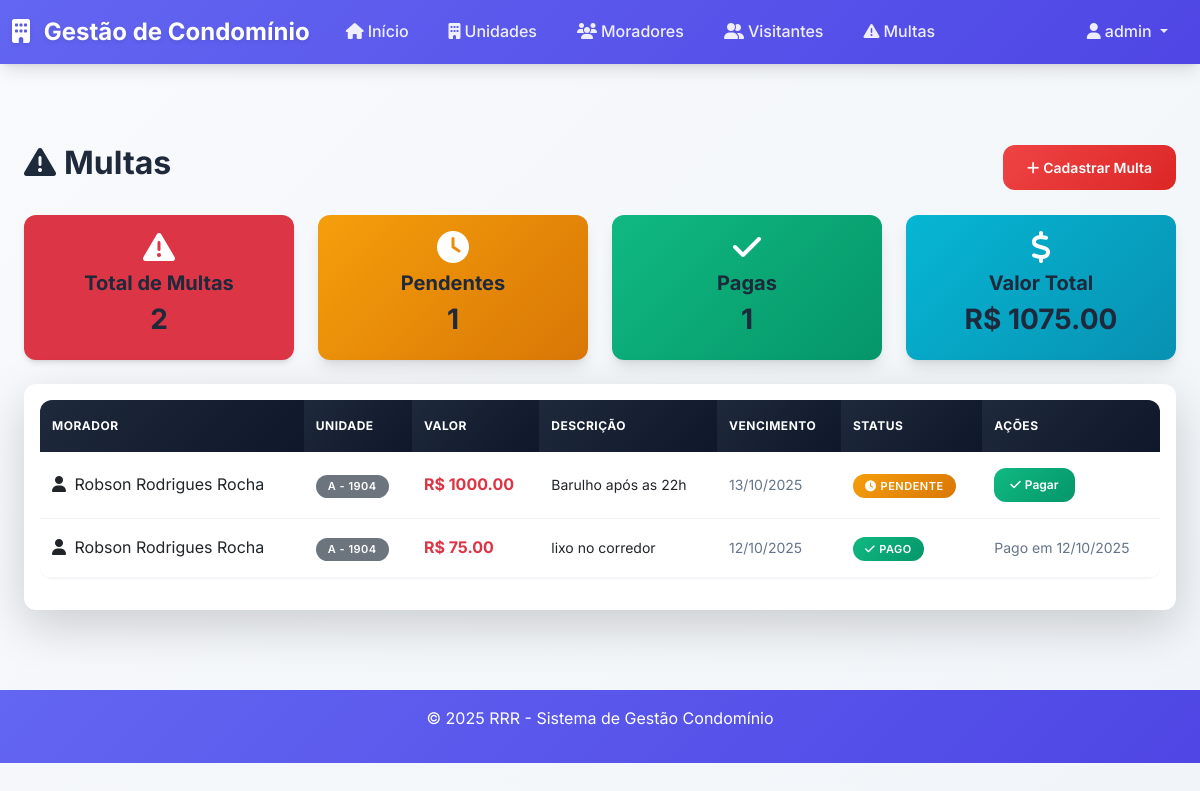
The page /multas (signed in) on the database its author committed.
### app.py (models this page shows)
class Multa(db.Model):
    id = db.Column(db.Integer, primary_key=True)
    morador_id = db.Column(db.Integer, db.ForeignKey('morador.id'), nullable=False)
    valor = db.Column(db.Float, nullable=False)
    descricao = db.Column(db.Text, nullable=False)
    data_vencimento = db.Column(db.Date, nullable=False)
    data_pagamento = db.Column(db.Date, nullable=True)
    status = db.Column(db.String(20), default='Pendente')
    data_cadastro = db.Column(db.DateTime, default=datetime.utcnow)
    morador = db.relationship('Morador', backref='multas')

class Morador(db.Model):
    id = db.Column(db.Integer, primary_key=True)
    nome = db.Column(db.String(100), nullable=False)
    cpf = db.Column(db.String(14), nullable=False, unique=True)
    telefone = db.Column(db.String(15), nullable=False)
    email = db.Column(db.String(100), nullable=False)
    tipo = db.Column(db.String(20), nullable=False)
    unidade_id = db.Column(db.Integer, db.ForeignKey('unidade.id'), nullable=False)
    data_cadastro = db.Column(db.DateTime, default=datetime.utcnow)

class Unidade(db.Model):
    id = db.Column(db.Integer, primary_key=True)
    numero = db.Column(db.String(10), nullable=False, unique=True)
    bloco = db.Column(db.String(10), nullable=False)
    tipo = db.Column(db.String(20), nullable=False)
    vagas_garagem = db.Column(db.Integer, default=0)
    data_cadastro = db.Column(db.DateTime, default=datetime.utcnow)
    moradores = db.relationship('Morador', backref='unidade', lazy=True)

### app.py (the view)
@app.route('/multas')
@login_required
def listar_multas():
    usuario = Usuario.query.get(session['user_id'])
    if usuario.tipo == 'Admin':
        multas = Multa.query.order_by(Multa.data_vencimento.desc()).all()
    else:
        multas = Multa.query.filter_by(morador_id=usuario.morador_id).order_by(Multa.data_vencimento.desc()).all()
    return render_template('multas.html', multas=multas)

### app.py (called while the page is built)
def login_required(f):
    from functools import wraps
    @wraps(f)
    def decorated_function(*args, **kwargs):
        if 'user_id' not in session:
            return redirect(url_for('login'))
        return f(*args, **kwargs)
    return decorated_function

### templates/multas.html (shortened to what this page needs)
{% extends "base.html" %}
{% block content %}
<div class="container mt-4">
    <div class="d-flex justify-content-between align-items-center mb-4">
        <h2>
            <i class="fas fa-exclamation-triangle me-2"></i>Multas
        </h2>
        {% if session.tipo == 'Admin' %}
        <a href="{{ url_for('cadastrar_multa') }}" class="btn btn-danger">
            <i class="fas fa-plus me-1"></i>Cadastrar Multa
        </a>
        {% endif %}
    </div>
    <div class="row mb-4">
        <div class="col-md-3">
            <div class="card bg-danger text-white">
                <div class="card-body text-center">
                    <i class="fas fa-exclamation-triangle fa-2x mb-2"></i>
                    <h5>Total de Multas</h5>
                    <h3>{{ multas|length }}</h3>
                </div>
            </div>
        </div>
        <div class="col-md-3">
            <div class="card bg-warning text-white">
                <div class="card-body text-center">
                    <i class="fas fa-clock fa-2x mb-2"></i>
                    <h5>Pendentes</h5>
                    <h3>{{ multas|selectattr('status', 'equalto', 'Pendente')|list|length }}</h3>
                </div>
            </div>
        </div>
        <div class="col-md-3">
            <div class="card bg-success text-white">
                <div class="card-body text-center">
                    <i class="fas fa-check fa-2x mb-2"></i>
                    <h5>Pagas</h5>
                    <h3>{{ multas|selectattr('status', 'equalto', 'Pago')|list|length }}</h3>
                </div>
            </div>
        </div>
        <div class="col-md-3">
            <div class="card bg-info text-white">
                <div class="card-body text-center">
                    <i class="fas fa-dollar-sign fa-2x mb-2"></i>
                    <h5>Valor Total</h5>
                    <h3>R$ {{ "%.2f"|format(multas|sum(attribute='valor')) }}</h3>
                </div>
            </div>
        </div>
    </div>
    <div class="card shadow-lg border-0">
        <div class="card-body">
            <div class="table-responsive">
                <table class="table table-hover">
                    <thead class="table-danger">
                        <tr>
                            <th>Morador</th>
                            <th>Unidade</th>
                            <th>Valor</th>
                            <th>Descrição</th>
                            <th>Vencimento</th>
                            <th>Status</th>
                            <th>Ações</th>
                        </tr>
                    </thead>
                    <tbody>
                        {% for multa in multas %}
                        <tr>
                            <td>
                                <i class="fas fa-user me-1"></i>
                                {{ multa.morador.nome }}
                            </td>
                            <td>
                                <span class="badge bg-secondary">
                                    {{ multa.morador.unidade.bloco }} - {{ multa.morador.unidade.numero }}
                                </span>
                            </td>
                            <td>
                                <strong class="text-danger">R$ {{ "%.2f"|format(multa.valor) }}</strong>
                            </td>
                            <td>
                                <small>{{ multa.descricao[:50] }}{% if multa.descricao|length > 50 %}...{% endif %}</small>
                            </td>
                            <td>
                                <small class="text-muted">
                                    {{ multa.data_vencimento.strftime('%d/%m/%Y') }}
                                </small>
                            </td>
                            <td>
                                {% if multa.status == 'Pago' %}
                                <span class="badge bg-success">
                                    <i class="fas fa-check me-1"></i>Pago
                                </span>
                                {% else %}
                                <span class="badge bg-warning">
                                    <i class="fas fa-clock me-1"></i>Pendente
                                </span>
                                {% endif %}
                            </td>
                            <td>
                                {% if multa.status == 'Pago' %}
                                <small class="text-muted">
                                    Pago em {{ multa.data_pagamento.strftime('%d/%m/%Y') }}
                                </small>
                                {% elif session.tipo == 'Admin' %}
                                <form method="POST" action="{{ url_for('pagar_multa', multa_id=multa.id) }}" style="display: inline;">
                                    <button type="submit" class="btn btn-sm btn-success"
                                            onclick="return confirm('Marcar multa como paga?')">
                                        <i class="fas fa-check me-1"></i>Pagar
                                    </button>
                                </form>
                                {% else %}
                                <span class="text-muted">
                                    <i class="fas fa-clock me-1"></i>Pendente
                                </span>
                                {% endif %}
                            </td>
                        </tr>
                        {% endfor %}
                    </tbody>
                </table>
            </div>
        </div>
    </div>
</div>
{% endblock %}

### templates/base.html (shortened to what this page needs)
<!DOCTYPE html>
<html lang="pt-BR">
<head>
    <link href="https://cdn.jsdelivr.net/npm/bootstrap@5.3.0/dist/css/bootstrap.min.css" rel="stylesheet">
    <link href="https://cdnjs.cloudflare.com/ajax/libs/font-awesome/6.4.0/css/all.min.css" rel="stylesheet">
    <link href="{{ url_for('static', filename='css/style.css') }}" rel="stylesheet">
</head>
<body>
    <nav class="navbar navbar-expand-lg navbar-dark bg-primary">
        <div class="container">
            <a class="navbar-brand" href="{{ url_for('index') }}">
                <i class="fas fa-building me-2"></i>
                Gestão de Condomínio
            </a>
            <div class="collapse navbar-collapse" id="navbarNav">
                <ul class="navbar-nav me-auto">
                    {% if session.user_id %}
                    <li class="nav-item">
                        <a class="nav-link" href="{{ url_for('index') }}">
                            <i class="fas fa-home me-1"></i>Início
                        </a>
                    </li>
                    {% if session.tipo == 'Admin' %}
                    <li class="nav-item">
                        <a class="nav-link" href="{{ url_for('listar_unidades') }}">
                            <i class="fas fa-building me-1"></i>Unidades
                        </a>
                    </li>
                    <li class="nav-item">
                        <a class="nav-link" href="{{ url_for('listar_moradores') }}">
                            <i class="fas fa-users me-1"></i>Moradores
                        </a>
                    </li>
                    {% endif %}
                    <li class="nav-item">
                        <a class="nav-link" href="{{ url_for('listar_visitantes') }}">
                            <i class="fas fa-user-friends me-1"></i>Visitantes
                        </a>
                    </li>
                    <li class="nav-item">
                        <a class="nav-link" href="{{ url_for('listar_multas') }}">
                            <i class="fas fa-exclamation-triangle me-1"></i>Multas
                        </a>
                    </li>
                    {% endif %}
                </ul>
                <ul class="navbar-nav">
                    {% if session.user_id %}
                    <li class="nav-item dropdown">
                        <a class="nav-link dropdown-toggle" href="#" role="button" data-bs-toggle="dropdown">
                            <i class="fas fa-user me-1"></i>{{ session.username }}
                        </a>
                    </li>
                    {% else %}
                    <li class="nav-item">
                        <a class="nav-link" href="{{ url_for('login') }}">
                            <i class="fas fa-sign-in-alt me-1"></i>Login
                        </a>
                    </li>
                    {% endif %}
                </ul>
            </div>
        </div>
    </nav>
    <main class="container my-4">
        {% block content %}{% endblock %}
    </main>
    <footer class="text-center py-3 mt-5">
        <div class="container">
            <p>&copy; 2025 RRR - Sistema de Gestão Condomínio</p>
        </div>
    </footer>
</body>
</html>

### static/css/style.css (style rules this page uses)
:root { --primary-color: #6366f1; --primary-dark: #4f46e5; --success-color: #10b981; --success-dark: #059669; --info-color: #06b6d4; --warning-color: #f59e0b; --danger-color: #ef4444; --danger-dark: #dc2626; --light-color: #f8fafc; --dark-color: #1e293b; --gray-50: #f8fafc; --gray-100: #f1f5f9; --gray-200: #e2e8f0; --gray-300: #cbd5e1; --gray-400: #94a3b8; --gray-500: #64748b; --gray-600: #475569; --gray-700: #334155; --gray-800: #1e293b; --gray-900: #0f172a; --shadow-sm: 0 1px 2px 0 rgb(0 0 0 / 0.05); --shadow-md: 0 4px 6px -1px rgb(0 0 0 / 0.1), 0 2px 4px -2px rgb(0 0 0 / 0.1); --shadow-lg: 0 10px 15px -3px rgb(0 0 0 / 0.1), 0 4px 6px -4px rgb(0 0 0 / 0.1); --shadow-xl: 0 20px 25px -5px rgb(0 0 0 / 0.1), 0 8px 10px -6px rgb(0 0 0 / 0.1); --border-radius: 12px; --border-radius-lg: 16px; }
* { box-sizing: border-box; }
body { font-family: 'Inter', -apple-system, BlinkMacSystemFont, 'Segoe UI', Roboto, sans-serif; background: linear-gradient(135deg, var(--gray-50) 0%, var(--gray-100) 100%); color: var(--gray-800); line-height: 1.6; min-height: 100vh; }
.navbar { background: linear-gradient(135deg, var(--primary-color) 0%, var(--primary-dark) 100%) !important; backdrop-filter: blur(10px); box-shadow: var(--shadow-lg); border: none; position: relative !important; }
.navbar-brand { font-weight: 700; font-size: 1.5rem; color: white !important; text-shadow: 0 2px 4px rgba(0,0,0,0.1); }
.nav-link { color: rgba(255,255,255,0.9) !important; font-weight: 500; transition: all 0.3s ease; border-radius: 8px; margin: 0 4px; padding: 8px 16px !important; }
.card { border: none; border-radius: var(--border-radius); box-shadow: var(--shadow-md); transition: all 0.3s cubic-bezier(0.4, 0, 0.2, 1); background: white; overflow: hidden; }
.card.bg-primary, .card.bg-success, .card.bg-info, .card.bg-warning { border-radius: var(--border-radius); box-shadow: var(--shadow-lg); border: none; transition: all 0.3s cubic-bezier(0.4, 0, 0.2, 1); }
.card.bg-success { background: linear-gradient(135deg, var(--success-color) 0%, var(--success-dark) 100%) !important; }
.card.bg-info { background: linear-gradient(135deg, var(--info-color) 0%, #0891b2 100%) !important; }
.card.bg-warning { background: linear-gradient(135deg, var(--warning-color) 0%, #d97706 100%) !important; }
.btn { border-radius: var(--border-radius); font-weight: 600; padding: 12px 24px; font-size: 14px; transition: all 0.3s cubic-bezier(0.4, 0, 0.2, 1); border: none; position: relative; overflow: hidden; }
.btn::before { content: ''; position: absolute; top: 0; left: -100%; width: 100%; height: 100%; background: linear-gradient(90deg, transparent, rgba(255,255,255,0.2), transparent); transition: left 0.5s; }
.btn-success { background: linear-gradient(135deg, var(--success-color) 0%, var(--success-dark) 100%); }
.btn-danger { background: linear-gradient(135deg, var(--danger-color) 0%, var(--danger-dark) 100%); }
.table { border-radius: var(--border-radius); overflow: hidden; box-shadow: var(--shadow-sm); background: white; }
.table thead th { border: none; font-weight: 700; text-transform: uppercase; font-size: 12px; letter-spacing: 0.5px; background: linear-gradient(135deg, var(--gray-800) 0%, var(--gray-900) 100%); color: white; padding: 16px 12px; }
.table tbody tr { transition: all 0.3s ease; border-bottom: 1px solid var(--gray-100); }
.table tbody td { padding: 16px 12px; vertical-align: middle; }
.badge { font-size: 11px; font-weight: 600; padding: 6px 12px; border-radius: 20px; text-transform: uppercase; letter-spacing: 0.5px; }
.badge.bg-success { background: linear-gradient(135deg, var(--success-color) 0%, var(--success-dark) 100%) !important; }
.badge.bg-warning { background: linear-gradient(135deg, var(--warning-color) 0%, #d97706 100%) !important; }
footer { margin-top: auto; background: linear-gradient(135deg, var(--primary-color) 0%, var(--primary-dark) 100%); color: white; border-top: none; }
.card { animation: fadeIn 0.6s cubic-bezier(0.4, 0, 0.2, 1); }
.nav-link { animation: slideIn 0.4s cubic-bezier(0.4, 0, 0.2, 1); }
.container { max-width: 1200px; }
main.container { padding-top: 2rem; padding-bottom: 2rem; }
.btn-sm { padding: 8px 16px; font-size: 12px; }
.text-muted { color: var(--gray-500) !important; }
h1, h2, h3, h4, h5, h6 { color: var(--gray-800); font-weight: 700; }

### rows shown on the page
Multa: morador.nome "Robson Rodrigues Rocha", morador.unidade.bloco "A", morador.unidade.numero "1904", valor "1000.00", descricao "Barulho após as 22h", data_vencimento "13/10/2025", status "Pendente" (drawn)
Multa: morador.nome "Robson Rodrigues Rocha", morador.unidade.bloco "A", morador.unidade.numero "1904", valor "75.00", descricao "lixo no corredor", data_vencimento "12/10/2025", status "Pago" (drawn), data_pagamento "12/10/2025"

### other values the page prints
{{ session.username }} "admin"
{{ multas|length }} "2"
{{ multas|selectattr('status', 'equalto', 'Pendente')|list|length }} "1"
{{ multas|selectattr('status', 'equalto', 'Pago')|list|length }} "1"
{{ "%.2f"|format(multas|sum(attribute='valor')) }} "1075.00"
